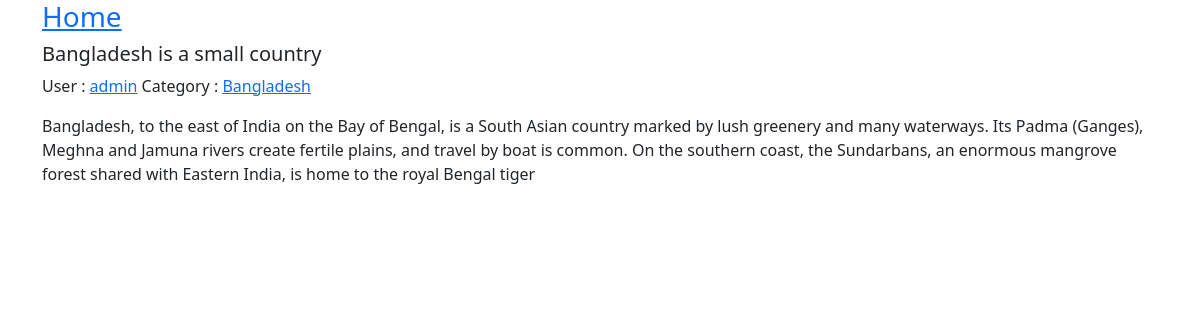
Page /post/details/1 on the committed database.
### post/models.py (models this page shows, shortened)
class Post(models.Model):
    title = models.CharField(max_length=100)
    body = models.TextField()
    author = models.ForeignKey(User, on_delete=models.CASCADE)
    category = models.ForeignKey(Category, on_delete=models.SET_NULL, blank=True, null=True)
    create_on = models.DateTimeField(auto_now_add=True)

class Category(models.Model):
    name = models.CharField(max_length=50)
    def __str__(self):
        return self.name

### post/views.py (the view)
# urls.py: path('post/details/<int:pk>', views.post_details, name='post-details'),
def post_details(request, pk):
    post = Post.objects.get(id=pk)
    context = {
        'post': post
    }
    return render(request, 'post_details.html', context)

### templates/post_details.html (shortened to what this page needs)
{% extends 'base.html' %}
{% block content %}
<h3><a href='{% url "home" %}'>Home</a></h3>
 <div class = "con-md-12 mt-2">
    <div class="col-md-12" >
        <h5 class="title">{{post.title}}</h5>
        <p>User : <a href="{% url 'user-filtering-post' post.author %}">{{ post.author}}</a> Category : <a href="{% url 'caregory-filtering-post' post.category %}">{{ post.category }}</a></p>
        <p class="
        text">{{ post.body }}</p>
      </div>
    </div>
{% endblock %}

### rows in the picture
Post: title "Bangladesh is a small country", author "admin", category "Bangladesh", body "Bangladesh, to the east of India on the Bay of Bengal, is a South Asian country marked by lush greenery and many waterways. Its Padma (Ganges), Meghna and Jamuna rivers create fertile plains, and travel by boat is common. On the southern coast, the Sundarbans, an enormous mangrove forest shared with Eastern India, is home to the royal Bengal tiger"
